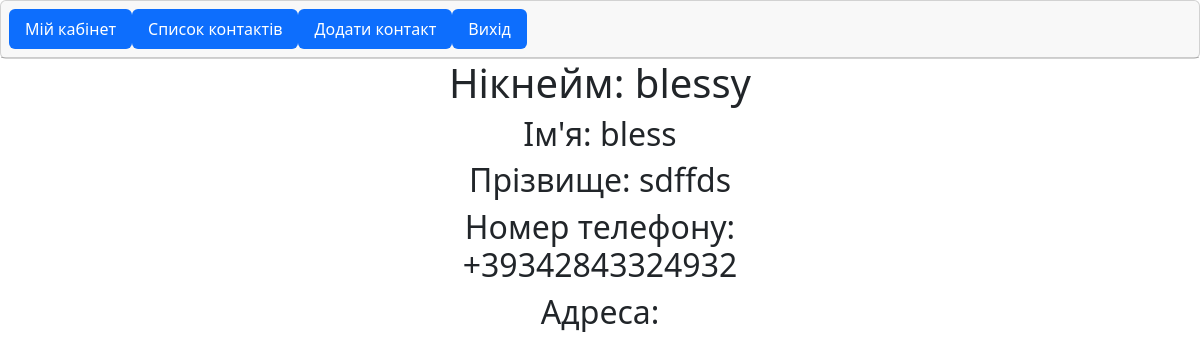
The page / (signed in) on the database its author committed.
### UserManager/models.py (models this page shows, shortened)
class MySuperUser(AbstractUser):
    phone_number = models.CharField(max_length=15, null=True, default=None)
    address = models.CharField(max_length=500, null=True, default=None)
    profile_picture = models.TextField(null=True, default=None)

### UserManager/views.py (the view)
# urls.py: path("", views.index, name="index"),
@login_required(login_url="/sign_in/")
def index(request):
    return render(request=request, template_name="index.html")

### UserManager/templates/index.html
{% extends "base.html" %}
{% block content %}
<h1>Нікнейм: {{ request.user.username }}</h1>
<h2>Ім'я: {{ request.user.first_name }}</h2>
<h2>Прізвище: {{ request.user.last_name }}</h2>
<h2>Номер телефону: {{ request.user.phone_number }}</h2>
<h2>Адреса: {{ request.user.address }}</h2>
{% endblock content %}

### rows shown on the page
MySuperUser: user.username "blessy", user.first_name "bless", user.last_name "sdffds", user.phone_number "+39342843324932"
